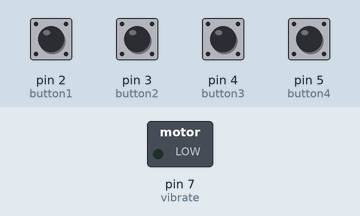
Simulated run of this sketch. Board: Arduino Uno, built with avr-gcc and run on an emulated ATmega328P. Parts: switched loads named in the sketch (green lamp = pin HIGH). Inputs (shaded band) come from the test bench; at power-on: pin 2 (button1), pin 3 (button2), pin 4 (button3), pin 5 (button4) LOW. What the sketch prints to the serial monitor is not drawn.

Above: at 1.2 s.
1.3 s: pin 5 (button4) pulled HIGH for 0.15 s
At 1.41 s:
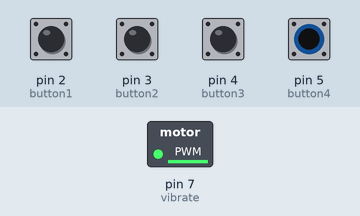
3.0 s: pin 5 (button4) pulled HIGH for 1 s
At 4.9 s:
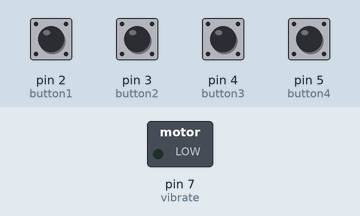
Timing chart, 0 to 6.4 s (numbered marks = the images above; inputs shaded):
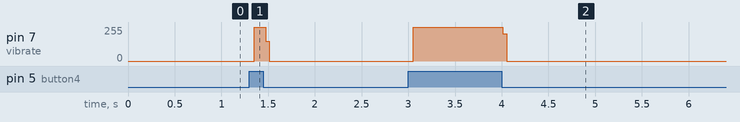

Measured:
- after the input at 1.3 s, pin 7 (vibrate): 0/255 → 254/255 after 0.05 s, → 0/255 0.12 s later
- after the input at 3.0 s, pin 7 (vibrate): 0/255 → 254/255 after 0.05 s, → 0/255 0.96 s later

The sketch:

final_button_part1.ino
```cpp
int button1 = 2;
int button2 = 3;
int button3 = 4;
int button4 = 5;
int vibrate = 7;

void setup() {
  // put your setup code here, to run once:
  Serial.begin(9600);
  pinMode(2, INPUT);
  pinMode(4, INPUT);
  pinMode(3, INPUT);
  pinMode(5, INPUT);
  pinMode(7, OUTPUT);
}
void loop() {
  // put your main code here, to run repeatedly:
  int but_val = digitalRead(button1);
  int but_val2 = digitalRead(button2);
  int but_val3 = digitalRead(button3);
  int but_val4 = digitalRead(button4);
  Serial.println(but_val);

  if(but_val == HIGH){
    digitalWrite(vibrate, HIGH);
  }
  if(but_val == LOW){
    digitalWrite(vibrate, LOW);
  }
  if(but_val2 == HIGH){
    digitalWrite(vibrate, HIGH);
  }
  if(but_val2 == LOW){
    digitalWrite(vibrate, LOW);
  }
    if(but_val3 == HIGH){
    digitalWrite(vibrate, HIGH);
  }
  if(but_val3 == LOW){
    digitalWrite(vibrate, LOW);
  }
  if(but_val4 == HIGH){
    digitalWrite(vibrate, HIGH);
  }
  if(but_val4 == LOW){
    digitalWrite(vibrate, LOW);
  }
}
```
